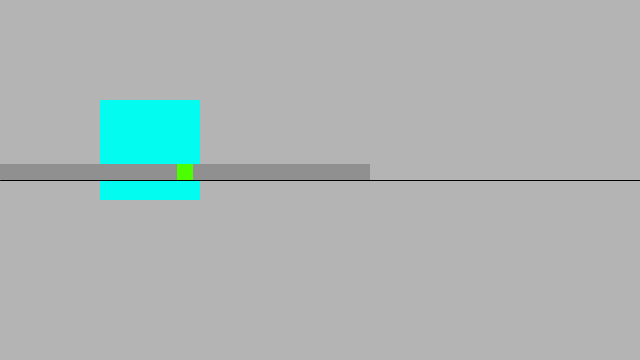
Frame 1 (no input)
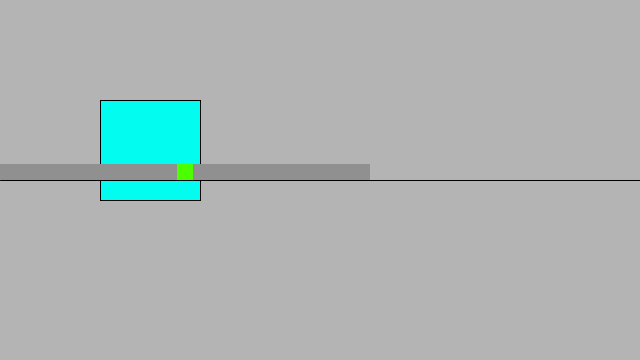
Frame 60 (the mouse pressed at the canvas centre just before this capture)
Frame 120 (the mouse held since frame 60 and released just before this capture): identical to frame 60, image omitted

The Processing sketch that drew these frames (run headless with seeded random() and noise(); from frame 60 on, the mouse is pressed at the canvas centre):

// Processing sketch: scrollbar
// ── scrollbar.pde
HScrollbar hs1;  // Two scrollbars

void setup() {
  size(640, 360);
  noStroke();
  
  hs1 = new HScrollbar(0, height/2-8, 370, 16, 16);
  colorMode(HSB, 360, 100,100);
  // Load images
}

void draw() {
  background(255);
  
  // Get the position of the img1 scrollbar
  // and convert to a value to display the img1 image 
 fill(hs1.spos,99,99);
  rect(100,100,100,100);
 fill(0);
  hs1.update();
  hs1.display();
  println(hs1.spos);
  stroke(0);
  line(0, height/2, width, height/2);
}


class HScrollbar {
  int swidth, sheight;    // width and height of bar
  float xpos, ypos;       // x and y position of bar
  float spos, newspos;    // x position of slider
  float sposMin, sposMax; // max and min values of slider
  int loose;              // how loose/heavy
  boolean over;           // is the mouse over the slider?
  boolean locked;
  float ratio;

  HScrollbar (float xp, float yp, int sw, int sh, int l) {
    swidth = sw;
    sheight = sh;
    int widthtoheight = sw - sh;
    ratio = (float)sw / (float)widthtoheight;
    xpos = xp;
    ypos = yp-sheight/2;
    spos = xpos + swidth/2 - sheight/2;
    newspos = spos;
    sposMin = xpos;
    sposMax = xpos + swidth - sheight;
    loose = l;
  }

  void update() {
    if (overEvent()) {
      over = true;
    } else {
      over = false;
    }
    if (mousePressed && over) {
      locked = true;
    }
    if (!mousePressed) {
      locked = false;
    }
    if (locked) {
      newspos = constrain(mouseX-sheight/2, sposMin, sposMax);
    }
    if (abs(newspos - spos) > 1) {
      spos = spos + (newspos-spos)/loose;
    }
  }

  float constrain(float val, float minv, float maxv) 
  {
    //print(val);
    return min(max(val, minv), maxv);
  }

  boolean overEvent() {
    if (mouseX > xpos && mouseX < xpos+swidth &&
       mouseY > ypos && mouseY < ypos+sheight) {
      return true;
    } else {
      return false;
    }
  }

  void display() {
    noStroke();
    fill(204);
    rect(xpos, ypos, swidth, sheight);
    if (over || locked) {
      fill(0, 0, 0);
    } else {
      fill(102, 102, 102);
    }
    rect(spos, ypos, sheight, sheight);
  }

  float getPos() {
    // Convert spos to be values between
    // 0 and the total width of the scrollbar
    print(spos * ratio + "\n");
    return spos * ratio;
  }
}
